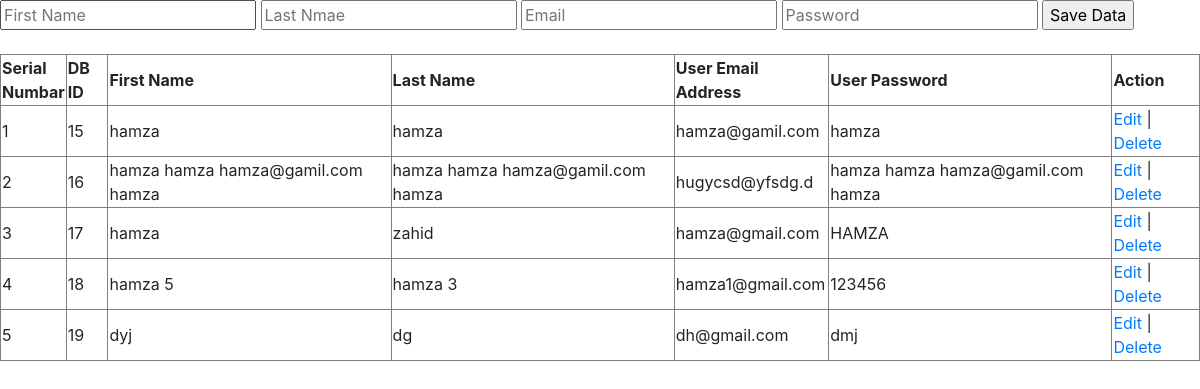
The page / on the database its author committed.
### tables this page shows
CREATE TABLE `my_users` (
  `id` int(11) NOT NULL,
  `fname` varchar(255) NOT NULL,
  `lname` varchar(255) NOT NULL,
  `email_addr` varchar(255) NOT NULL,
  `users_pwd` varchar(255) NOT NULL,
  `signupDate` timestamp NOT NULL DEFAULT current_timestamp()
);

### index.php (the view, shortened to what this page needs)
<!DOCTYPE html>
<html lang="en">
<head>
    <link rel="stylesheet" href="css/bootstrap.min.css">
</head>
<body>
   <form action="savedata_core.php" method="POST" >
   <input type="text" name="fname" placeholder="First Name">
   <input type="text" name="lname" placeholder="Last Nmae">
   <input type="email" name="email_addr" placeholder="Email">
   <input type="password" name="users_pwd" placeholder="Password">
   <input type="submit" name="submitButton" value="Save Data">
   <br>
   <br>
<table border=1px;>
<tr>
    <td><b>Serial </br>Numbar</br></td>
    <td><b>DB ID</b></td>
    <td><b>First Name</b></td>
    <td><b>Last Name</b></td>
    <td><b>User Email Address</b></td>
    <td><b>User Password</b></td>
    <td><b>Action</b></td>
</tr>
<?php
require_once("connect.php");
$num=1;
$ShowDataQuery="SELECT * FROM my_users";
$runDataQuery=mysqli_query($connect,$ShowDataQuery);
if($runDataQuery==true){
    while($mydata = mysqli_fetch_array($runDataQuery)){?>
 <tr>
     <td><?php echo $num ?></td>
     <td><?php echo $mydata["id"] ?></td>
     <td><?php echo $mydata["fname"] ?></td>
     <td><?php echo $mydata["lname"] ?></td>
     <td><?php echo $mydata["email_addr"] ?></td>
     <td><?php echo $mydata["users_pwd"] ?></td>
     <td>  <a href="editdata.php?edit_id=<?php echo $mydata["id"] ?>">Edit</a> | <a href="deletedata_core.php?id=<?php echo $mydata["id"] ?>">Delete</a>  </td>
 </tr>
<?php $num++;
    }
}
 ?>
</table>
   </form>
</body>
</html>

### rows shown on the page
my_users: id "15", fname "hamza", lname "hamza", email_addr "hamza@gamil.com", users_pwd "hamza"
my_users: id "16", fname "hamza hamza hamza@gamil.com hamza", lname "hamza hamza hamza@gamil.com hamza", email_addr "hugycsd@yfsdg.d", users_pwd "hamza hamza hamza@gamil.com hamza"
my_users: id "17", fname "hamza", lname "zahid", email_addr "hamza@gmail.com", users_pwd "HAMZA"
my_users: id "18", fname "hamza 5", lname "hamza 3", email_addr "hamza1@gmail.com", users_pwd "123456"
my_users: id "19", fname "dyj", lname "dg", email_addr "dh@gmail.com", users_pwd "dmj"
